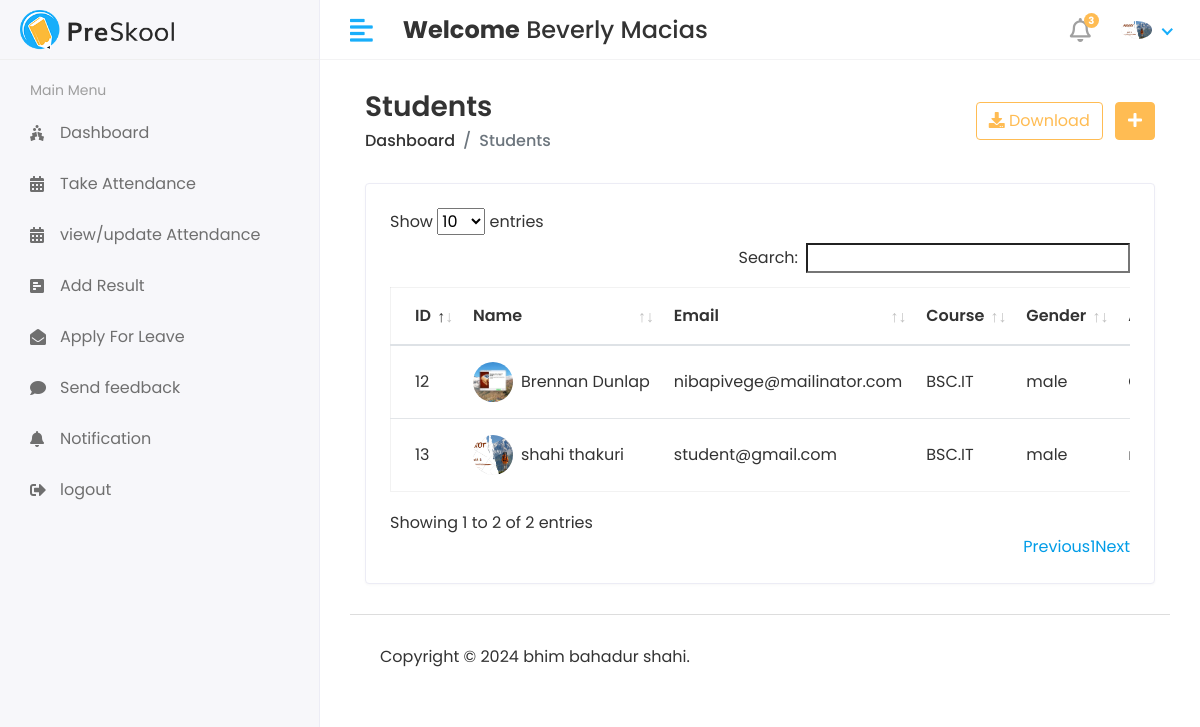
The app's page /hod/student/view (signed in) with its own data.
### collage_management_app/models.py (models this page shows, shortened)
class CustomUser(AbstractUser):
    USER_CHOICES = (
        (1, 'HOD'),
        (2, 'STAFF'),
        (3, 'STUDENT'),
    )
    user_type = models.CharField(choices=USER_CHOICES, max_length=50, default=1)
    profile_pic = models.ImageField(upload_to='media/profile_pic')

class Student(models.Model):
     admin =models.OneToOneField(CustomUser,on_delete=models.CASCADE)
     address =models.TextField()
     gender = models.CharField(max_length=100)
     course_id =models.ForeignKey(Course,on_delete=models.DO_NOTHING)
     session_year_id =models.ForeignKey(Session_year,on_delete=models.DO_NOTHING)
     created_at =models.DateTimeField(auto_now_add=True)
     updated_at =models.DateTimeField(auto_now=True)

class Course(models.Model):
    name = models.CharField(max_length=100)
    created_at = models.DateTimeField(auto_now_add=True)
    updated_at = models.DateTimeField(auto_now=True)

### collage_management_system/hod_views.py (the view)
# urls.py: path('hod/student/view', hod_views.VIEW_STUDENT, name='view_student'),
@login_required(login_url='/')
def VIEW_STUDENT(request):
    students = Student.objects.all()  # Retrieve all instances of Student
    context = {
        'students': students,  # Rename 'student' to 'students' for clarity
    }
    return render(request, 'hod/view_student.html', context)

### templates/hod/view_student.html (shortened to what this page needs)
{% extends 'base.html' %}
{% block content %}
<div class="content container-fluid">
    <div class="page-header">
        <div class="row align-items-center">
            <div class="col">
                <h3 class="page-title">Students</h3>
                <ul class="breadcrumb">
                    <li class="breadcrumb-item"><a href="index.html">Dashboard</a></li>
                    <li class="breadcrumb-item active">Students</li>
                </ul>
            </div>
            <div class="col-auto text-right float-right ml-auto">
                <a href="#" class="btn btn-outline-primary mr-2"><i class="fas fa-download"></i> Download</a>
                <a href="add-student.html" class="btn btn-primary"><i class="fas fa-plus"></i></a>
            </div>
        </div>
    </div>
    <div class="row">
        <div class="col-sm-12">
            <div class="card card-table">
                <div class="card-body">
                    <div class="table-responsive">
                        <table  id="table_id" class="table table-hover table-center mb-0">
                            <thead>
                            <tr>
                                <th>ID</th>
                                <th>Name</th>
                                <th>Email</th>
                                <th>Course</th>
                                <th>Gender</th>
                                <th>Address</th>
                            </tr>
                            </thead>
                            <tbody>
                             {% for student in students %}
                            <tr>
                                <td>{{student.id}}</td>
                                <td>
                                    <h2 class="table-avatar">
                                        <a href="student-details.html" class="avatar avatar-sm mr-2"><img
                                                class="avatar-img rounded-circle"
                                                src="/{{student.admin.profile_pic}}" alt="User Image"></a>
                                        <a href="student-details.html">{{student.admin.first_name}}&nbsp;{{student.admin.last_name}}</a>
                                    </h2>
                                </td>
                                <td>{{student.admin.email}}</td>
                                <td>{{student.course_id.name}}</td>
                                <td>{{student.gender}}</td>
                                <td>{{student.address}}</td>
                            </tr>
                             {% endfor %}
                            </tbody>
                        </table>
                    </div>
                </div>
            </div>
        </div>
    </div>
</div>
{% endblock %}

### templates/base.html (shortened to what this page needs)
<!DOCTYPE html>
<html lang="en">
{% load static %}
<head>
<link rel="stylesheet" href=" {% static 'assets/plugins/bootstrap/css/bootstrap.min.css' %}">
<link rel="stylesheet" href=" {% static 'assets/plugins/fontawesome/css/fontawesome.min.css' % }">
<link rel="stylesheet" href=" {% static 'assets/plugins/fontawesome/css/all.min.css' %}">
<link rel="stylesheet" href=" {% static 'assets/css/style.css' %}">
    <link rel="stylesheet" href="{% static 'assets/plugins/datatables/datatables.min.css' %}">
</head>
<body>
 <div class="main-wrapper">
        {% include 'includes/header.html'%}
        {% include 'includes/sidebar.html'%}
     <div class="page-wrapper">
          <div class="content container-fluid">
                    {%block content%}
                     {%endblock%}
                 {% include 'includes/footer.html'%}
          </div>
     </div>
 </div>
</body>
</html>

### templates/includes/header.html (shortened to what this page needs)
{% load static %}
<div class="header">
    <div class="header-left">
        <a href="index.html" class="logo">
            <img src=" {%static 'assets/img/logo.png'%}" alt="Logo">
        </a>
    </div>
    <a href="javascript:void(0);" id="toggle_btn">
        <i class="fas fa-align-left"></i>
    </a>
    <div class="top-nav-search mt-3">
        <h4><strong>Welcome</strong><span>&nbsp;{{ user.first_name}}&nbsp;{{user.last_name}}</span></h4>
    </div>
    <ul class="nav user-menu">
        <li class="nav-item dropdown noti-dropdown">
            <a href="#" class="dropdown-toggle nav-link" data-toggle="dropdown">
                <i class="far fa-bell"></i> <span class="badge badge-pill">3</span>
            </a>
        </li>
        <li class="nav-item dropdown has-arrow">
            <a href="#" class="dropdown-toggle nav-link" data-toggle="dropdown">
                <span class="user-img"><img class="rounded-circle" src=" /{{user.profile_pic}}" width="31"
                                            alt="Ryan Taylor"></span>
            </a>
        </li>
    </ul>
</div>

### templates/includes/sidebar.html (shortened to what this page needs)
{% load active_link_tags %}
<div class="sidebar" id="sidebar">
    <div class="sidebar-inner slimscroll">
        <div id="sidebar-menu" class="sidebar-menu">
            {% if user.user_type == '1' %}
            <ul>
                <li class="menu-title">
                    <span>Main Menu</span>
                </li>
                <li class="{% active_link 'hod_home' 'active'%}">
                    <a href="{%url 'hod_home'%}"><i class="fas fa-holly-berry"></i> <span>Dashboard</span></a>
                </li>
                <li class="submenu {% active_link 'add_student' 'active'%} {% active_link 'view_student' 'active'%}">
                    <a href="#"><i class="fas fa-user-graduate"></i> <span> Students</span> <span
                            class="menu-arrow"></span></a>
                    <ul>
                        <li><a href="{% url 'add_student'%}"> Add Student</a></li>
                        <li><a href="{%url 'view_student'%}">View Student </a></li>
                    </ul>
                </li>
                <li class="submenu {% active_link 'add_staff' 'active'%} {% active_link 'view_staff' 'active'%}">
                    <a href="#"><i class="fas fa-chalkboard-teacher"></i> <span> Staff</span> <span
                            class="menu-arrow"></span></a>
                    <ul>
                        <li><a href="{%url 'add_staff'%}"> Add Staff </a></li>
                        <li><a href="{% url 'view_staff'%}"> View Staff </a></li>
                    </ul>
                </li>
                <li class="submenu  {% active_link 'add_course' 'active'%} {% active_link 'view_course' 'active'%}">
                    <a href="#"><i class="fa fa-graduation-cap"></i> <span> Course</span> <span
                            class="menu-arrow"></span></a>
                    <ul>
                        <li><a href="{%url 'add_course'%}"> Add Course </a></li>
                        <li><a href="{%url 'view_course' %}">  view Course </a></li>
                    </ul>
                </li>
                <li class="submenu  {% active_link 'add_subject' 'active'%} {% active_link 'add_subject' 'active'%}">
                    <a href="#"><i class="fas fa-book-reader"></i> <span> Subjects</span> <span
                            class="menu-arrow"></span></a>
                    <ul>
                        <li><a href="{%url 'add_subject'%}"> Add Subject</a></li>
                        <li><a href="{%url 'view_subject'%}"> view Subject </a></li>
                    </ul>
                </li>
                <li class="submenu {% active_link 'add_session' 'active'%} {% active_link 'view_session' 'active'%}">
                    <a href="#"><i class="fas fa-clock"></i> <span> Session</span> <span class="menu-arrow"></span></a>
                    <ul>
                        <li><a href="{% url 'add_session'%}">  Add Session</a></li>
                        <li><a href="{%url 'view_session'%}"> view Session </a></li>
                    </ul>
                </li>
                <li>
                    <a href="{%url 'staff_send_notification'%}"><i class="fa fa-bell"></i> <span>Send Staff Notification</span></a>
                </li>
                <li>
                    <a href="{%url 'student_send_notification'%}"><i class="fa fa-bell"></i> <span>Send Student Notification</span></a>
                </li>
                <li>
                    <a href="holiday.html"><i class="fa fa-calendar"></i> <span>view Attendance</span></a>
                </li>
                <li>
                    <a href="{%url 'staff_feedback_reply'%}"><i class="fas fa-comments"></i> <span>Staff feedback </span></a>
                </li>
                <li>
                    <a href="{%url 'student_feedback_reply'%}"><i class="fas fa-comments"></i><span> Student feedback </span></a>
                </li>
                <li>
                    <a href="{%url 'staff_leave_view'%}"><i class="fa fa-envelope"></i> <span>Staff Leave</span></a>
                </li>
                <li>
                    <a href="{%url 'student_leave_view'%}"><i class="fa fa-envelope"></i> <span>Student Leave</span></a>
                </li>
                <li>
                    <a href="{%url 'logout'%}"><i class="fas fa-sign-out-alt"></i> <span>logout </span></a>
                </li>
            </ul>
             {% elif user.user_type == '2' %}
              <ul>
                <li class="menu-title">
                    <span>Main Menu</span>
                </li>
                <li class="{% active_link 'staff_home' 'active'%}">
                    <a href="{%url 'staff_home'%}"><i class="fas fa-holly-berry"></i> <span>Dashboard</span></a>
                </li>
                  <li class="{% active_link 'staff_take_attendance' 'active'%}">
                    <a href="{%url 'staff_take_attendance'%}"><i class="fas fa-calendar-alt"></i> <span>Take Attendance</span></a>
                </li>
                  <li class="{% active_link '' 'active'%}">
                    <a href=""><i class="fas fa-calendar-alt"></i> <span>view/update Attendance</span></a>
                </li>
                  <li class="{% active_link '' 'active'%}">
                    <a href=""><i class="fas fa-poll-h"></i> <span>Add Result </span></a>
                </li>
                  <li class="{% active_link 'staff_apply_leave' 'active'%}">
                    <a href="{%url 'staff_apply_leave'%}"><i class="fas fa-envelope-open"></i> <span>Apply For Leave </span></a>
                </li>
                  <li class="{% active_link 'staff_feedback' 'active'%}">
                    <a href="{%url 'staff_feedback'%}"><i class="fas fa-comment"></i> <span > Send feedback</span></a>
                </li>
                    <li class="{% active_link 'notification' 'active'%}">
                    <a href="{%url 'notification'%}"><i class="fas fa-bell"></i> <span> Notification</span></a>
                </li>
                  <li>
                    <a href="{%url 'logout'%}"><i class="fas fa-sign-out-alt"></i> <span>logout </span></a>
                </li>
                  </ul>
            {% endif%}
        </div>
    </div>
</div>

### templates/includes/footer.html
 {% load static %}
 <footer>
    <p> Copyright © 2024 bhim bahadur shahi.</p>
 </footer>

### records on screen
CustomUser: first_name "Beverly", last_name "Macias", profile_pic (picture)
Student: id "12", admin.profile_pic (picture), admin.first_name "Brennan", admin.last_name "Dunlap", admin.email "nibapivege@mailinator.com", course_id.name "BSC.IT", gender "male"
Student: id "13", admin.profile_pic (picture), admin.first_name "shahi", admin.last_name "thakuri", admin.email "student@gmail.com", course_id.name "BSC.IT", gender "male"
